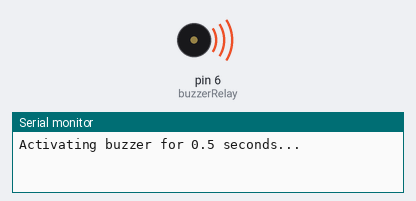
Simulated run of this sketch. Board: Arduino Uno, built with avr-gcc and run on an emulated ATmega328P. Parts: buzzer (waves = sounding, pin HIGH), the last lines printed to the serial monitor. At 0.5 s the program stops and its outputs stay as they are.

Above: at 0.1 s.
At 0.6 s:
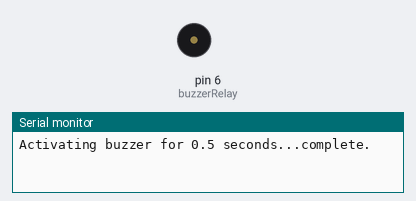
Timing chart, 0 to 2.0 s (numbered marks = the images above):
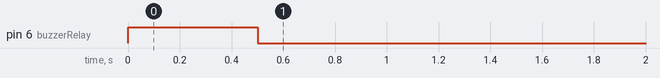

Measured:
- by itself, pin 6 (buzzerRelay): LOW → HIGH at 0.00 s, → LOW 0.50 s later

The sketch:

buzzer_test.ino
```cpp
const int buzzerRelay = 6;

void setup() {
  pinMode(buzzerRelay, OUTPUT); digitalWrite(buzzerRelay, LOW);
  Serial.begin(115200);
}

void loop() {
  Serial.print("Activating buzzer for 0.5 seconds...");
  digitalWrite(buzzerRelay, HIGH);
  delay(500);
  digitalWrite(buzzerRelay, LOW);
  Serial.println("complete.");

  while (true) {
    ;
  }
}
```
